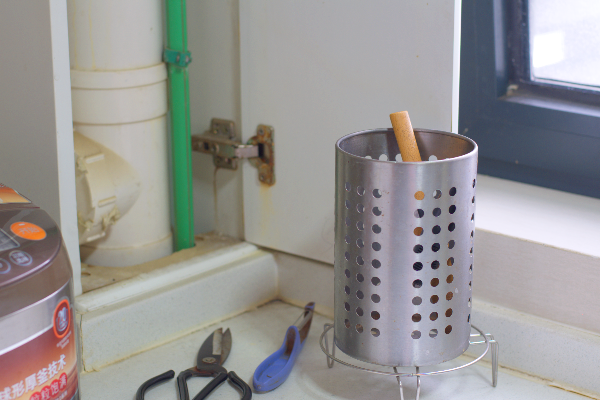
#> input picture high/6.png, 600 x 400 px, found by its file name
$ python main.py   (older library calls are emulated)
#> lines starting #> are read from the running program, lines starting #| are printed output that depends on the picture; long printed decimals are rounded
#> further down, img is the input picture: shape (400, 600, 3); mean B, G, R 147.5, 148.9, 150.6
### bilateralAndMedianFilter.py
import cv2
# Load the image
def bilateralAndMedianFilter(img):
    # Apply bilateral filter
    bilateral_filtered = cv2.bilateralFilter(img, 3, 50, 50)
    # Apply median filter to the bilateral-filtered image
    median_filtered = cv2.medianBlur(bilateral_filtered, 3)
    return median_filtered

### he.py
import cv2
def he(image):
    img_b, img_g, img_r = cv2.split(image)
    img_b =  cv2.equalizeHist(img_b)
    img_g = cv2.equalizeHist(img_g)
    img_r = cv2.equalizeHist(img_r)
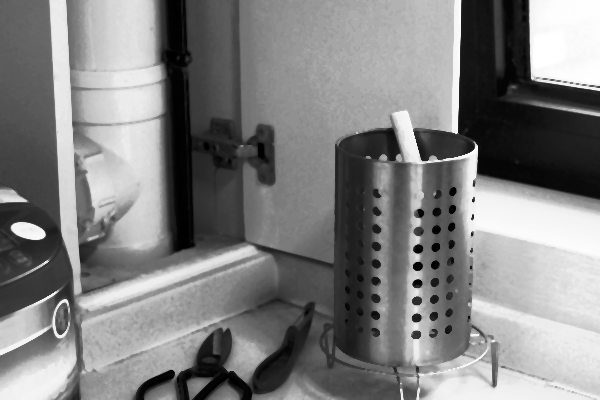
#> img_r: shape (400, 600); min 0, max 255, mean 128.7
    return cv2.merge((img_b, img_g, img_r))
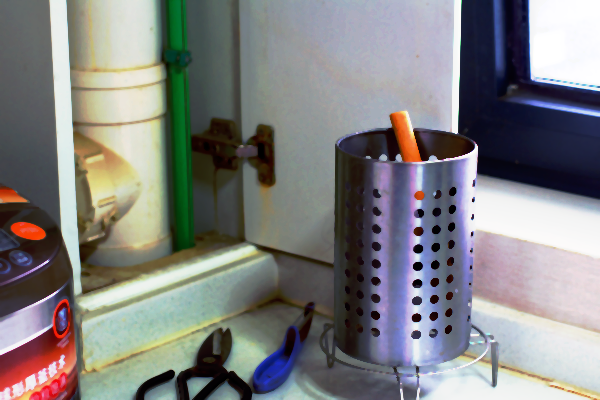
#> returned value: shape (400, 600, 3); mean of channels 0, 1, 2 128.6, 128.7, 128.7; drawn as B, G, R

### clahe.py
import cv2
def clahe(image):
    img_b, img_g, img_r = cv2.split(image)
    clahe = cv2.createCLAHE(clipLimit=2.0, tileGridSize=(8,8))

    img_b = clahe.apply(img_b)
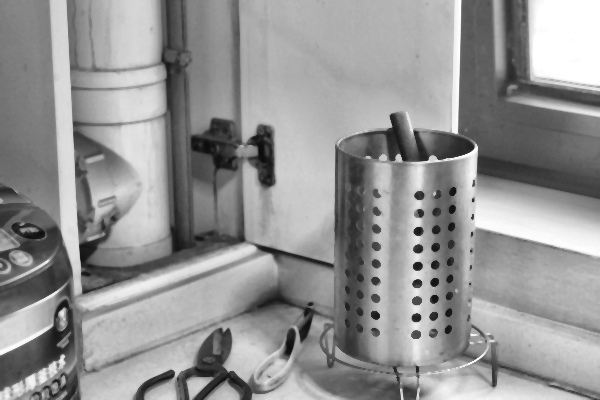
#> img_b: shape (400, 600); min 12, max 255, mean 147.8
    img_g = clahe.apply(img_g)
    img_r = clahe.apply(img_r)
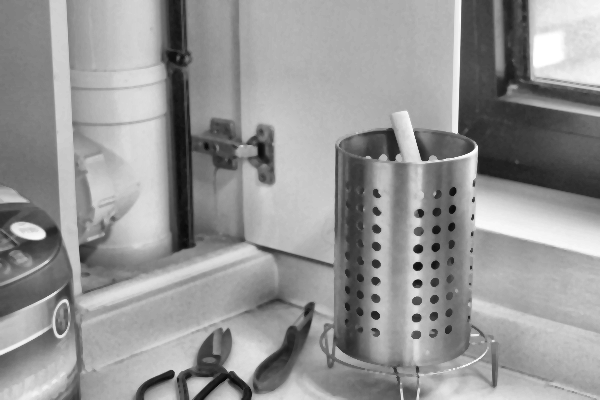
#> img_r: shape (400, 600); min 10, max 255, mean 149.5
    return cv2.merge((img_b, img_g, img_r))
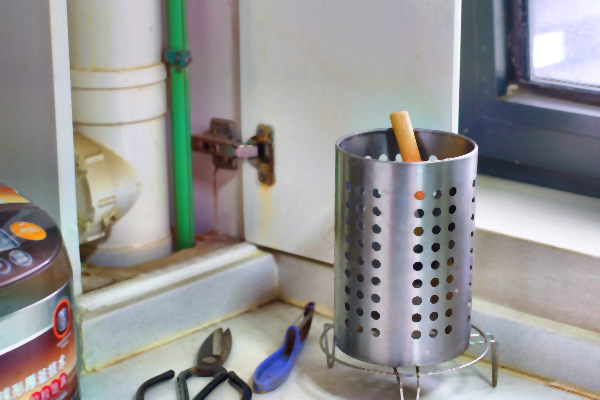
#> returned value: shape (400, 600, 3); mean of channels 0, 1, 2 147.8, 148.6, 149.5; drawn as B, G, R

    #return cv2.cvtColor(cv2.merge((h,s,img_b)), cv2.COLOR_HSV2BGR)

### white_balance.py
import cv2
import numpy as np


# Calculate the color balance using gray world algorithm
def white_balance(img):
 avg_color = np.average(img, axis=(0,1))
#> avg_color = [144, 144.6, 145.3]
 grey_world_balance = np.array([124, 124, 124]) / avg_color
#> grey_world_balance = [0.861, 0.857, 0.853]

 # Apply the color balance to the image
 corrected_img = np.zeros_like(img)
 for i in range(3):
    corrected_img[:,:,i] = cv2.multiply(img[:,:,i], grey_world_balance[i])
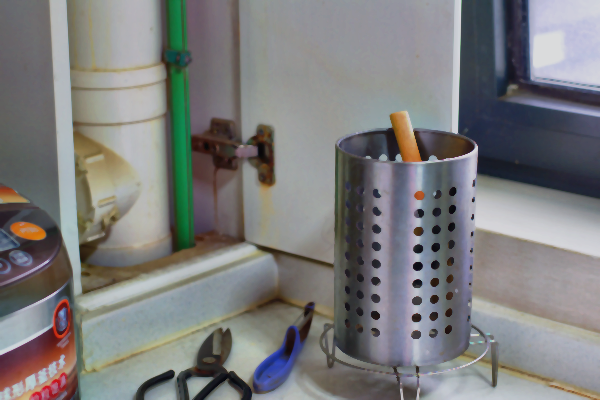
#> corrected_img: shape (400, 600, 3); mean B, G, R 124, 124, 124

 # Display the original and corrected image

 blurred = cv2.GaussianBlur(corrected_img, (3,3), 0)

# calculate the unsharp mask by subtracting the blurred image from the original image
 unsharp_mask = cv2.addWeighted(corrected_img, 1.5, blurred, -0.5, 0)
 return corrected_img

### getMetrics.py
import numpy as np
import cv2
from skimage.metrics import mean_squared_error
from skimage.metrics import structural_similarity as ssim
import cv2
import numpy as np
from sewar import full_ref
from skimage import measure, metrics
"""
def getSNR(img):
    # Compute the mean and standard deviation of the image
    mean, std_dev = cv2.meanStdDev(img)
    # Compute the power of the signal
    signal_power = mean[0]**2
    # Compute the power of the noise
    noise_power = std_dev[0]**2
    # Compute the SNR
    snr = 10 * np.log10(signal_power / noise_power)
    return snr[0]

def getPSNR(imgA,imgB):
    return cv2.PSNR(imgA, imgB)

def mse(imgA, imgB):
    a = mean_squared_error(img1, img2)
    ssim_value = ssim(img1, img2, multichannel=True)
    ssim_value, _ = cv2.SSIM(img1, img2, full=True)
    vif_value = vif(img1, img2)
"""
def getMetrics(img1,img2):
    print(f'PSNR: {cv2.PSNR(img1, img2)}')
#| PSNR: 19.026
    print(f'MSE: {mean_squared_error(img1, img2)}')
#| MSE: 813.790
    print(f'SSIM: {ssim(img1, img2, multichannel=True)}')
#| SSIM: 0.8979
    print(f'VIF: {full_ref.vifp(img1, img2, sigma_nsq=2)}')
#> (this line was passed over: sewar is not available in this run)

### main.py
#imports
import cv2
import matplotlib.pyplot as plt
from getMetrics import getMetrics
from getTimeComplexity import getTimeComplexity
#from wienerAndMedianFilter import wienerAndMedianFilter
from bilateralAndMedianFilter import bilateralAndMedianFilter
from he import he
from clahe import clahe
from DHE import dhe
from gamma_low import gamma_low
from white_balance import white_balance
from ying import Ying
import time
if __name__ == "__main__":
    # read image from dataset


    figure_size = 30
    plt.figure(figsize=(figure_size,figure_size))
    start_time = time.time()

    img = cv2.imread('dataset/6.png')
    plt.subplot(131),plt.imshow(cv2.cvtColor(img,cv2.COLOR_BGR2RGB))
    plt.title('Input Image',fontsize=35),plt.xticks([]),plt.yticks([])

    imgRef = cv2.imread('high/6.png')

    img = bilateralAndMedianFilter(img)

    heResult =  he(img)
    claheResult = clahe(img)

    alpha = 0.8
    fusedImg = cv2.addWeighted(claheResult, alpha, heResult, 1 - alpha, 0)

    white_balance=white_balance (fusedImg)
    end_time = time.time()
    print(f'Time taken: {end_time - start_time}')
    getMetrics(imgRef, white_balance)
    plt.subplot(132),plt.imshow(cv2.cvtColor(white_balance,cv2.COLOR_BGR2RGB))
    plt.title('After White CC & IS ',fontsize=35),plt.xticks([]),plt.yticks([])
    plt.subplot(133),plt.imshow(cv2.cvtColor(imgRef,cv2.COLOR_BGR2RGB))
    plt.title('Expected Output ',fontsize=35),plt.xticks([]),plt.yticks([])

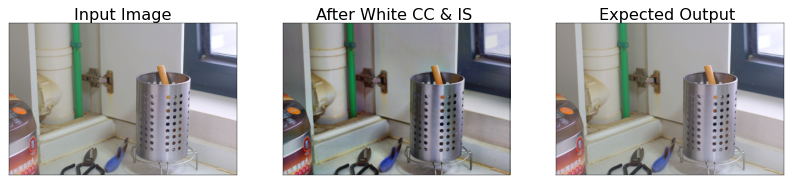
#> figure drawn by matplotlib, 3 panels

$ run again, with high/1.png copied over high/6.png
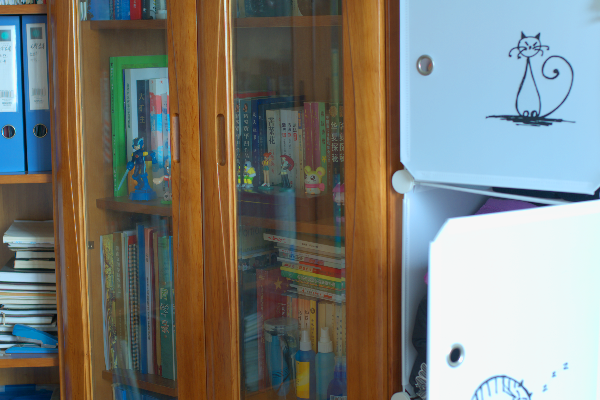
#> input picture high/1.png, 600 x 400 px, found by its file name
#> img is the input picture: shape (400, 600, 3); mean B, G, R 119.7, 126.5, 125.2
#> in clahe, `return cv2.merge((img_b, img_g, img_r))`:
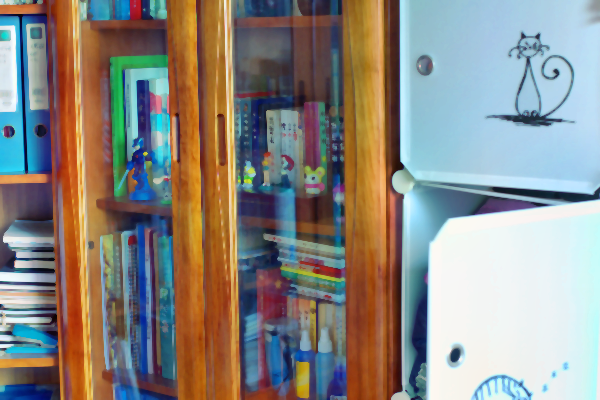
#> returned value: shape (400, 600, 3); mean of channels 0, 1, 2 130.7, 136.6, 139.7; drawn as B, G, R
#> avg_color = [130.4, 135.1, 137.3]
#> grey_world_balance = [0.951, 0.918, 0.903]
#| PSNR: 21.680
#| MSE: 441.609
#| SSIM: 0.8834
#> ``:
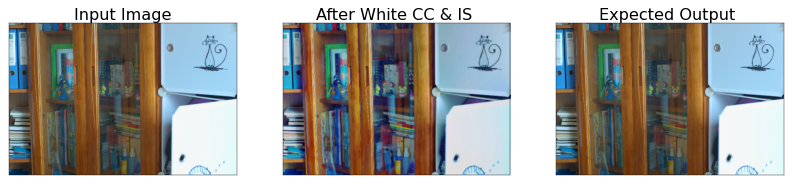
#> figure drawn by matplotlib, 3 panels

$ run again, with high/10.png copied over high/6.png
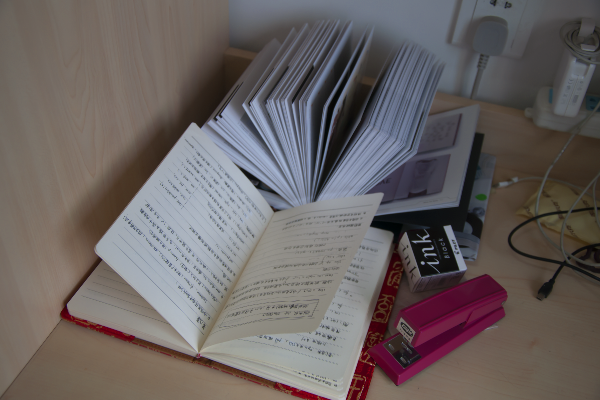
#> input picture high/10.png, 600 x 400 px, found by its file name
#> img is the input picture: shape (400, 600, 3); mean B, G, R 97.2, 98, 105.1
#> in clahe, `return cv2.merge((img_b, img_g, img_r))`:
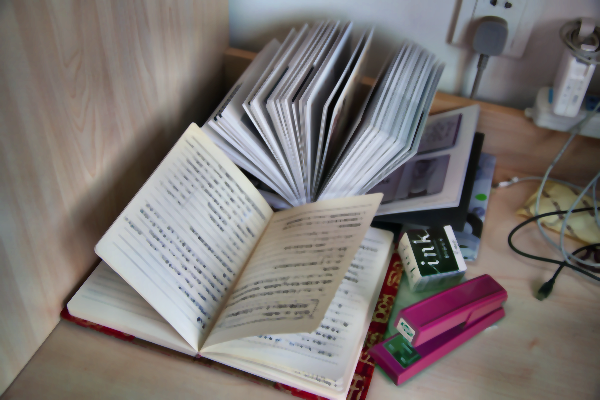
#> returned value: shape (400, 600, 3); mean of channels 0, 1, 2 116.4, 118.3, 124.5; drawn as B, G, R
#> avg_color = [118.9, 120.2, 125.3]
#> grey_world_balance = [1.04, 1.03, 0.99]
#| PSNR: 18.424
#| MSE: 934.813
#| SSIM: 0.865
#> ``:
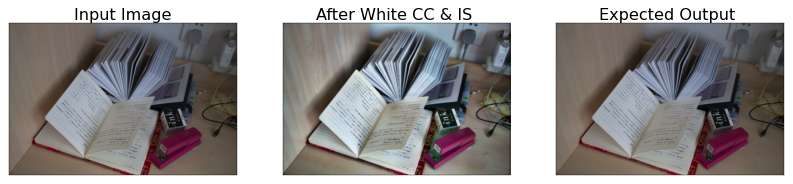
#> figure drawn by matplotlib, 3 panels

$ run again, with high/11.png copied over high/6.png
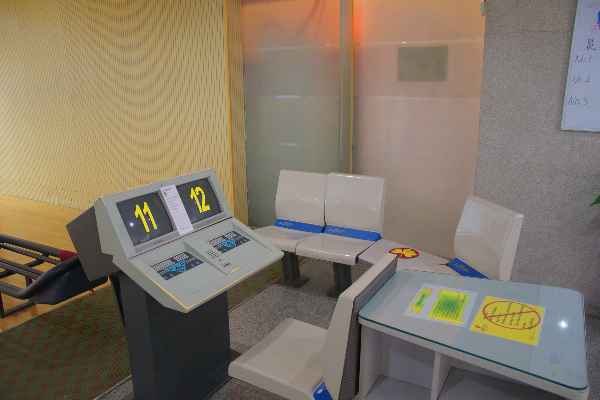
#> input picture high/11.png, 600 x 400 px, found by its file name
#> img is the input picture: shape (400, 600, 3); mean B, G, R 103.4, 119.3, 130.7
#> avg_color = [119.5, 129, 135.3]
#> grey_world_balance = [1.04, 0.961, 0.917]
#| PSNR: 21.501
#| MSE: 460.282
#| SSIM: 0.7949
#> ``:
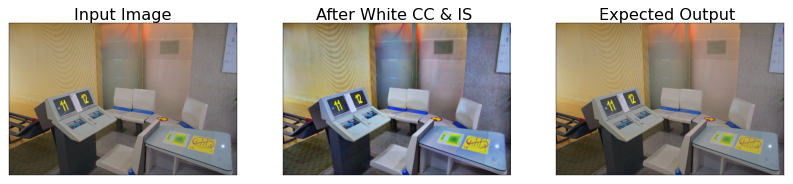
#> figure drawn by matplotlib, 3 panels
